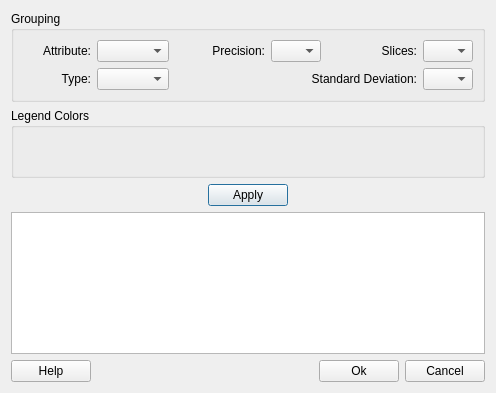
<?xml version="1.0" encoding="UTF-8"?>
<ui version="4.0">
 <class>LegendDialog</class>
 <widget class="QDialog" name="LegendDialog">
  <property name="geometry">
   <rect>
    <x>0</x>
    <y>0</y>
    <width>496</width>
    <height>393</height>
   </rect>
  </property>
  <property name="minimumSize">
   <size>
    <width>256</width>
    <height>0</height>
   </size>
  </property>
  <property name="windowTitle">
   <string>Legend Edition</string>
  </property>
  <layout class="QGridLayout" name="gridLayout_3">
   <item row="0" column="0">
    <widget class="QGroupBox" name="groupBox">
     <property name="title">
      <string>Grouping</string>
     </property>
     <layout class="QGridLayout" name="gridLayout">
      <item row="1" column="0">
       <layout class="QHBoxLayout" name="horizontalLayout_2">
        <item>
         <widget class="QLabel" name="typelabel">
          <property name="text">
           <string>Type:</string>
          </property>
          <property name="alignment">
           <set>Qt::AlignRight|Qt::AlignTrailing|Qt::AlignVCenter</set>
          </property>
         </widget>
        </item>
        <item>
         <widget class="QComboBox" name="typeComboBox"/>
        </item>
       </layout>
      </item>
      <item row="0" column="0">
       <layout class="QHBoxLayout" name="horizontalLayout_3">
        <item>
         <widget class="QLabel" name="AttributeLabel">
          <property name="text">
           <string>Attribute:</string>
          </property>
          <property name="alignment">
           <set>Qt::AlignRight|Qt::AlignTrailing|Qt::AlignVCenter</set>
          </property>
         </widget>
        </item>
        <item>
         <widget class="QComboBox" name="attributeComboBox"/>
        </item>
       </layout>
      </item>
      <item row="0" column="1">
       <layout class="QHBoxLayout" name="horizontalLayout_4">
        <item>
         <widget class="QLabel" name="precisionLabel">
          <property name="text">
           <string>Precision:</string>
          </property>
          <property name="alignment">
           <set>Qt::AlignRight|Qt::AlignTrailing|Qt::AlignVCenter</set>
          </property>
         </widget>
        </item>
        <item>
         <widget class="QComboBox" name="precisionComboBox">
          <property name="maximumSize">
           <size>
            <width>50</width>
            <height>16777215</height>
           </size>
          </property>
         </widget>
        </item>
       </layout>
      </item>
      <item row="0" column="2">
       <layout class="QHBoxLayout" name="horizontalLayout_5">
        <item>
         <widget class="QLabel" name="slicesLabel">
          <property name="text">
           <string>Slices:</string>
          </property>
          <property name="alignment">
           <set>Qt::AlignRight|Qt::AlignTrailing|Qt::AlignVCenter</set>
          </property>
         </widget>
        </item>
        <item>
         <widget class="QComboBox" name="slicesComboBox">
          <property name="minimumSize">
           <size>
            <width>0</width>
            <height>0</height>
           </size>
          </property>
          <property name="maximumSize">
           <size>
            <width>50</width>
            <height>16777215</height>
           </size>
          </property>
         </widget>
        </item>
       </layout>
      </item>
      <item row="1" column="1" colspan="2">
       <layout class="QHBoxLayout" name="horizontalLayout_6">
        <item>
         <widget class="QLabel" name="stdDeviationLabel">
          <property name="text">
           <string>Standard Deviation:</string>
          </property>
          <property name="alignment">
           <set>Qt::AlignRight|Qt::AlignTrailing|Qt::AlignVCenter</set>
          </property>
         </widget>
        </item>
        <item>
         <widget class="QComboBox" name="stdDeviationComboBox">
          <property name="maximumSize">
           <size>
            <width>50</width>
            <height>16777215</height>
           </size>
          </property>
         </widget>
        </item>
       </layout>
      </item>
     </layout>
    </widget>
   </item>
   <item row="1" column="0">
    <widget class="QGroupBox" name="legendColorsGroupBox">
     <property name="minimumSize">
      <size>
       <width>0</width>
       <height>70</height>
      </size>
     </property>
     <property name="title">
      <string>Legend Colors</string>
     </property>
     <layout class="QGridLayout" name="gridLayout_2">
      <item row="0" column="0">
       <widget class="te::qt::qwt::ColorBar" name="colorBar" native="true"/>
      </item>
     </layout>
    </widget>
   </item>
   <item row="2" column="0">
    <layout class="QHBoxLayout" name="horizontalLayout_7">
     <item>
      <spacer name="horizontalSpacer_3">
       <property name="orientation">
        <enum>Qt::Horizontal</enum>
       </property>
       <property name="sizeHint" stdset="0">
        <size>
         <width>40</width>
         <height>20</height>
        </size>
       </property>
      </spacer>
     </item>
     <item>
      <widget class="QPushButton" name="applyPushButton">
       <property name="text">
        <string>Apply</string>
       </property>
      </widget>
     </item>
     <item>
      <spacer name="horizontalSpacer_2">
       <property name="orientation">
        <enum>Qt::Horizontal</enum>
       </property>
       <property name="sizeHint" stdset="0">
        <size>
         <width>40</width>
         <height>20</height>
        </size>
       </property>
      </spacer>
     </item>
    </layout>
   </item>
   <item row="3" column="0">
    <widget class="QTableWidget" name="legendTableWidget"/>
   </item>
   <item row="4" column="0">
    <layout class="QHBoxLayout" name="horizontalLayout">
     <item>
      <widget class="QPushButton" name="helpPushButton">
       <property name="text">
        <string>Help</string>
       </property>
      </widget>
     </item>
     <item>
      <spacer name="horizontalSpacer">
       <property name="orientation">
        <enum>Qt::Horizontal</enum>
       </property>
       <property name="sizeHint" stdset="0">
        <size>
         <width>40</width>
         <height>20</height>
        </size>
       </property>
      </spacer>
     </item>
     <item>
      <widget class="QPushButton" name="okPushButton">
       <property name="text">
        <string>Ok</string>
       </property>
      </widget>
     </item>
     <item>
      <widget class="QPushButton" name="cancelPushButton">
       <property name="text">
        <string>Cancel</string>
       </property>
      </widget>
     </item>
    </layout>
   </item>
  </layout>
 </widget>
 <customwidgets>
  <customwidget>
   <class>te::qt::qwt::ColorBar</class>
   <extends>QWidget</extends>
   <header>ColorBar.h</header>
   <container>1</container>
  </customwidget>
 </customwidgets>
 <tabstops>
  <tabstop>attributeComboBox</tabstop>
  <tabstop>typeComboBox</tabstop>
  <tabstop>precisionComboBox</tabstop>
  <tabstop>slicesComboBox</tabstop>
  <tabstop>stdDeviationComboBox</tabstop>
  <tabstop>applyPushButton</tabstop>
  <tabstop>legendTableWidget</tabstop>
  <tabstop>helpPushButton</tabstop>
  <tabstop>okPushButton</tabstop>
  <tabstop>cancelPushButton</tabstop>
 </tabstops>
 <resources/>
 <connections/>
</ui>
